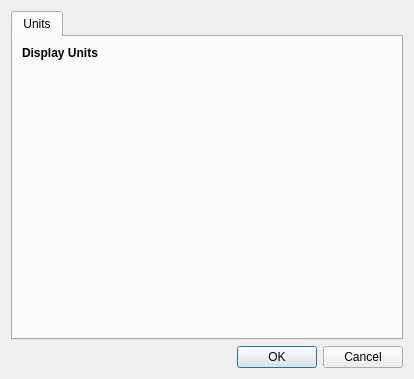
<?xml version="1.0" encoding="UTF-8"?>
<ui version="4.0">
 <class>PreferencesDialog</class>
 <widget class="QDialog" name="PreferencesDialog">
  <property name="geometry">
   <rect>
    <x>0</x>
    <y>0</y>
    <width>414</width>
    <height>379</height>
   </rect>
  </property>
  <property name="windowTitle">
   <string>Preferences</string>
  </property>
  <layout class="QVBoxLayout" name="verticalLayout">
   <item>
    <widget class="QTabWidget" name="tabWidget">
     <property name="currentIndex">
      <number>0</number>
     </property>
     <widget class="QWidget" name="unitTab">
      <attribute name="title">
       <string>Units</string>
      </attribute>
      <layout class="QGridLayout" name="gridLayout">
       <item row="0" column="0" colspan="2">
        <widget class="QLabel" name="unitsLabel">
         <property name="font">
          <font>
           <weight>75</weight>
           <bold>true</bold>
          </font>
         </property>
         <property name="text">
          <string>Display Units</string>
         </property>
        </widget>
       </item>
       <item row="1" column="0">
        <spacer name="horizontalSpacer">
         <property name="orientation">
          <enum>Qt::Horizontal</enum>
         </property>
         <property name="sizeType">
          <enum>QSizePolicy::Fixed</enum>
         </property>
         <property name="sizeHint" stdset="0">
          <size>
           <width>20</width>
           <height>13</height>
          </size>
         </property>
        </spacer>
       </item>
       <item row="4" column="0" colspan="2">
        <spacer name="verticalSpacer_7">
         <property name="orientation">
          <enum>Qt::Vertical</enum>
         </property>
         <property name="sizeHint" stdset="0">
          <size>
           <width>20</width>
           <height>0</height>
          </size>
         </property>
        </spacer>
       </item>
       <item row="1" column="1">
        <widget class="UnitPreferencesWidget" name="unitPreferences" native="true"/>
       </item>
      </layout>
     </widget>
    </widget>
   </item>
   <item>
    <widget class="QDialogButtonBox" name="buttonBox">
     <property name="orientation">
      <enum>Qt::Horizontal</enum>
     </property>
     <property name="standardButtons">
      <set>QDialogButtonBox::Cancel|QDialogButtonBox::Ok</set>
     </property>
    </widget>
   </item>
  </layout>
 </widget>
 <customwidgets>
  <customwidget>
   <class>UnitPreferencesWidget</class>
   <extends>QWidget</extends>
   <header location="global">hyperborea.unit_preferences</header>
   <container>1</container>
  </customwidget>
 </customwidgets>
 <tabstops>
  <tabstop>tabWidget</tabstop>
  <tabstop>buttonBox</tabstop>
 </tabstops>
 <resources/>
 <connections>
  <connection>
   <sender>buttonBox</sender>
   <signal>accepted()</signal>
   <receiver>PreferencesDialog</receiver>
   <slot>accept()</slot>
   <hints>
    <hint type="sourcelabel">
     <x>257</x>
     <y>369</y>
    </hint>
    <hint type="destinationlabel">
     <x>157</x>
     <y>274</y>
    </hint>
   </hints>
  </connection>
  <connection>
   <sender>buttonBox</sender>
   <signal>rejected()</signal>
   <receiver>PreferencesDialog</receiver>
   <slot>reject()</slot>
   <hints>
    <hint type="sourcelabel">
     <x>325</x>
     <y>369</y>
    </hint>
    <hint type="destinationlabel">
     <x>286</x>
     <y>274</y>
    </hint>
   </hints>
  </connection>
 </connections>
</ui>
